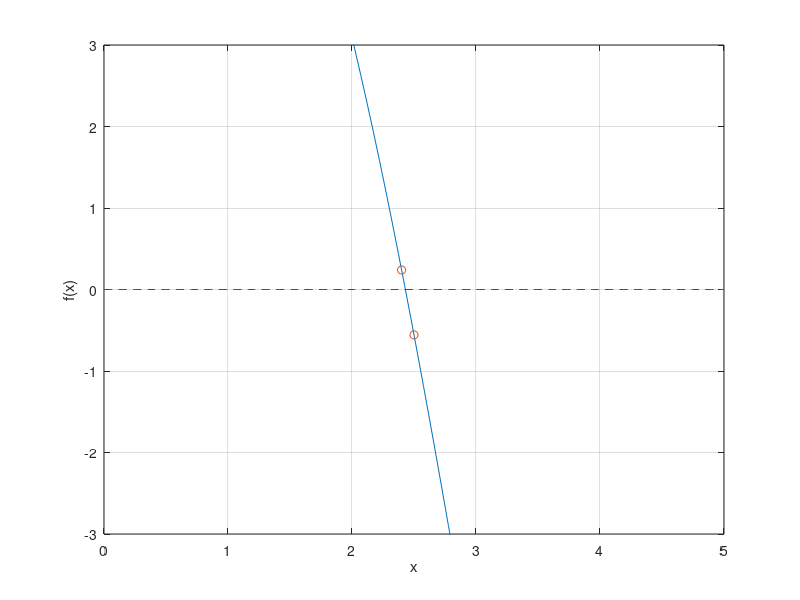

Source code (MATLAB):
% Solvers                                                 February 28, 2022
% Prof. M Diaz Maldonado
%
% Synopsis:
% Plots the function f(x) = 8 – 4.5 (x – sin x) in a range where f(x)
% undergoes a sign change.
%
% Sinopsis:
% Grafica la funcion f(x) = 8 – 4.5 (x – sin x) en un rango donde f(x)
% muestra un cambio de signo.
%
%
% Copyright (c) 2022 Misael Diaz-Maldonado
% This file is released under the GNU General Public License as published
% by the Free Software Foundation, either version 3 of the License, or
% (at your option) any later version.


% clears variables, closes all figures, and clears the command window
clear
close all
clc

% defines x in the range [0, 5] for plotting
x = linspace(0, 5, 100);
% defines the nonlinear equation as a lambda (or anonymous) function
f = @(x) 8 - 4.5 * ( x - sin(x) );
% evaluates the function
y = f(x);

% defines possible bracketing interval
lb = 2.4;	% lower limit
ub = 2.5;	% upper limit

% stores bracketing interval in an array for plotting
xi = [lb, ub];
yi = f(xi);

plot(x, y); hold on	% hold on enables multiple plots in the same figure
plot(xi, yi, 'o')	% plots possible bracketing interval
plot(x, zeros( size(x) ), '--r')	% horizontal line (optional)
ylim([-3, 3])
xlabel('x')
ylabel('f(x)')
grid on

% exports figure in PNG format with 300 DPI
print('graph.png', '-dpng', '-r300')
